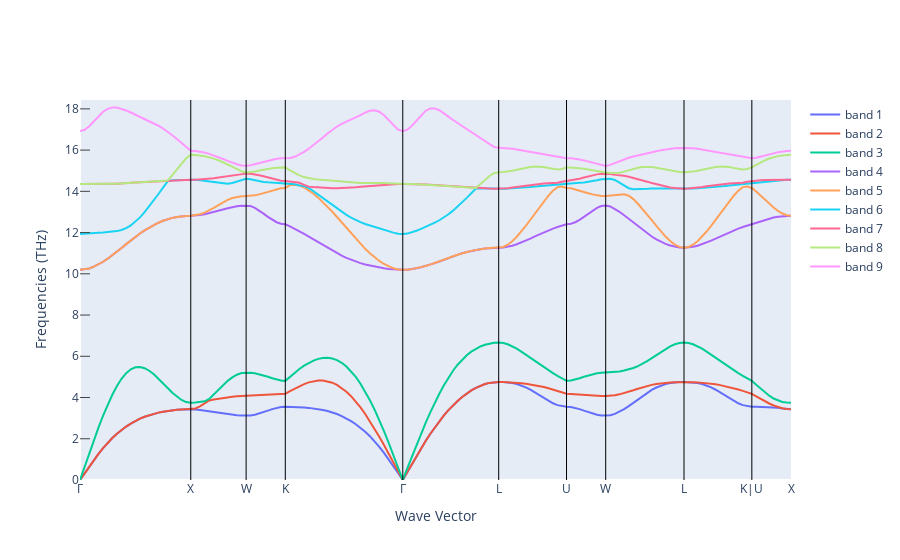

Notebook code cell kept with this figure:
### Markdown cell above
Grâce à l'utilisation de neutrons, on peut sonder la structure de bande de phonons d'un matériau. Les phonons sont les particules associées aux quanta d'énergie dus aux vibrations du système.

### Code cell
fig_ph_bs = get_plot_bs(ph_bs)
fig_ph_bs.update_yaxes(rangemode="tozero")
fig_ph_bs.show()

### Figure 1 — Plotly figure (JSON) as saved in the notebook; plotly's stock layout.template omitted (floating-point values rounded to 4 significant figures; data arrays with more than 128 entries replaced by an {"elided": "..."} marker saying what was removed)
{"data": [{"mode": "lines", "name": "band 1", "type": "scatter", "x": {"elided": "166 float values"}, "y": {"elided": "166 float values"}}, {"mode": "lines", "name": "band 2", "type": "scatter", "x": {"elided": "166 float values"}, "y": {"elided": "166 float values"}}, {"mode": "lines", "name": "band 3", "type": "scatter", "x": {"elided": "166 float values"}, "y": {"elided": "166 float values"}}, {"mode": "lines", "name": "band 4", "type": "scatter", "x": {"elided": "166 float values"}, "y": {"elided": "166 float values"}}, {"mode": "lines", "name": "band 5", "type": "scatter", "x": {"elided": "166 float values"}, "y": {"elided": "166 float values"}}, {"mode": "lines", "name": "band 6", "type": "scatter", "x": {"elided": "166 float values"}, "y": {"elided": "166 float values"}}, {"mode": "lines", "name": "band 7", "type": "scatter", "x": {"elided": "166 float values"}, "y": {"elided": "166 float values"}}, {"mode": "lines", "name": "band 8", "type": "scatter", "x": {"elided": "166 float values"}, "y": {"elided": "166 float values"}}, {"mode": "lines", "name": "band 9", "type": "scatter", "x": {"elided": "166 float values"}, "y": {"elided": "166 float values"}}], "layout": {"shapes": [{"line": {"color": "black", "width": 1}, "type": "line", "x0": 1.295, "x1": 1.295, "xref": "x", "y0": 0, "y1": 1, "yref": "y domain"}, {"line": {"color": "black", "width": 1}, "type": "line", "x0": 1.943, "x1": 1.943, "xref": "x", "y0": 0, "y1": 1, "yref": "y domain"}, {"line": {"color": "black", "width": 1}, "type": "line", "x0": 2.401, "x1": 2.401, "xref": "x", "y0": 0, "y1": 1, "yref": "y domain"}, {"line": {"color": "black", "width": 1}, "type": "line", "x0": 3.774, "x1": 3.774, "xref": "x", "y0": 0, "y1": 1, "yref": "y domain"}, {"line": {"color": "black", "width": 1}, "type": "line", "x0": 4.896, "x1": 4.896, "xref": "x", "y0": 0, "y1": 1, "yref": "y domain"}, {"line": {"color": "black", "width": 1}, "type": "line", "x0": 5.689, "x1": 5.689, "xref": "x", "y0": 0, "y1": 1, "yref": "y domain"}, {"line": {"color": "black", "width": 1}, "type": "line", "x0": 6.147, "x1": 6.147, "xref": "x", "y0": 0, "y1": 1, "yref": "y domain"}, {"line": {"color": "black", "width": 1}, "type": "line", "x0": 7.063, "x1": 7.063, "xref": "x", "y0": 0, "y1": 1, "yref": "y domain"}, {"line": {"color": "black", "width": 1}, "type": "line", "x0": 7.856, "x1": 7.856, "xref": "x", "y0": 0, "y1": 1, "yref": "y domain"}], "xaxis": {"mirror": true, "showgrid": false, "ticklen": 0, "ticks": "inside", "ticktext": ["Γ", "X", "W", "K", "Γ", "L", "U", "W", "L", "K|U", "X"], "tickvals": [0, 1.295, 1.943, 2.401, 3.774, 4.896, 5.689, 6.147, 7.063, 7.856, 8.314], "title": {"text": "Wave Vector"}}, "yaxis": {"mirror": true, "range": [0, 18.43], "rangemode": "tozero", "showgrid": false, "ticklen": 10, "ticks": "inside", "title": {"text": "Frequencies (THz)"}}}}
